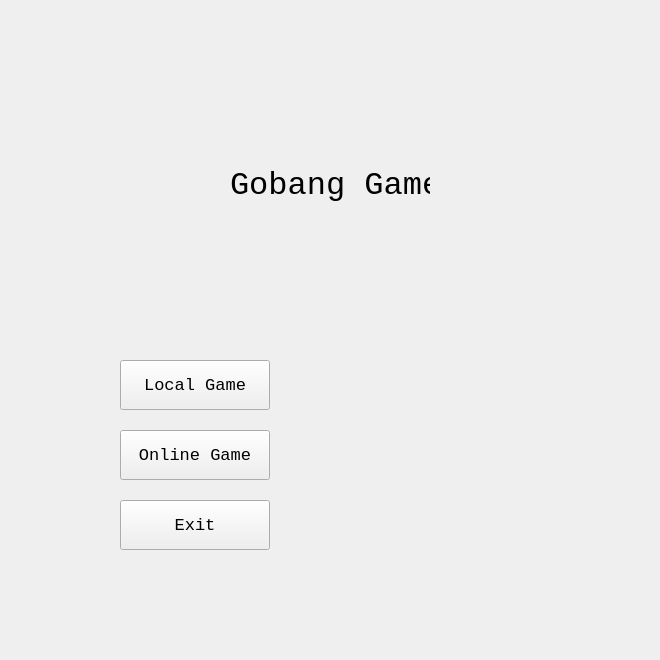
<?xml version="1.0" encoding="UTF-8"?>
<ui version="4.0">
 <class>MainWindow</class>
 <widget class="QMainWindow" name="MainWindow">
  <property name="geometry">
   <rect>
    <x>0</x>
    <y>0</y>
    <width>660</width>
    <height>660</height>
   </rect>
  </property>
  <property name="minimumSize">
   <size>
    <width>660</width>
    <height>660</height>
   </size>
  </property>
  <property name="maximumSize">
   <size>
    <width>660</width>
    <height>660</height>
   </size>
  </property>
  <property name="windowTitle">
   <string>Gobang</string>
  </property>
  <widget class="QWidget" name="centralwidget">
   <widget class="QLabel" name="label">
    <property name="geometry">
     <rect>
      <x>230</x>
      <y>160</y>
      <width>200</width>
      <height>50</height>
     </rect>
    </property>
    <property name="font">
     <font>
      <family>Consolas</family>
      <pointsize>24</pointsize>
     </font>
    </property>
    <property name="text">
     <string>Gobang Game</string>
    </property>
   </widget>
   <widget class="QPushButton" name="pushButton">
    <property name="geometry">
     <rect>
      <x>120</x>
      <y>360</y>
      <width>150</width>
      <height>50</height>
     </rect>
    </property>
    <property name="font">
     <font>
      <family>Consolas</family>
      <pointsize>13</pointsize>
     </font>
    </property>
    <property name="text">
     <string>Local Game</string>
    </property>
   </widget>
   <widget class="QPushButton" name="pushButton_2">
    <property name="geometry">
     <rect>
      <x>120</x>
      <y>430</y>
      <width>150</width>
      <height>50</height>
     </rect>
    </property>
    <property name="font">
     <font>
      <family>Consolas</family>
      <pointsize>13</pointsize>
     </font>
    </property>
    <property name="text">
     <string>Online Game</string>
    </property>
   </widget>
   <widget class="QPushButton" name="pushButton_3">
    <property name="geometry">
     <rect>
      <x>120</x>
      <y>500</y>
      <width>150</width>
      <height>50</height>
     </rect>
    </property>
    <property name="font">
     <font>
      <family>Consolas</family>
      <pointsize>13</pointsize>
     </font>
    </property>
    <property name="text">
     <string>Exit</string>
    </property>
   </widget>
  </widget>
 </widget>
 <resources/>
 <connections>
  <connection>
   <sender>pushButton</sender>
   <signal>clicked()</signal>
   <receiver>MainWindow</receiver>
   <slot>LocalGame()</slot>
   <hints>
    <hint type="sourcelabel">
     <x>192</x>
     <y>374</y>
    </hint>
    <hint type="destinationlabel">
     <x>356</x>
     <y>383</y>
    </hint>
   </hints>
  </connection>
  <connection>
   <sender>pushButton_2</sender>
   <signal>clicked()</signal>
   <receiver>MainWindow</receiver>
   <slot>OnlineGame()</slot>
   <hints>
    <hint type="sourcelabel">
     <x>203</x>
     <y>458</y>
    </hint>
    <hint type="destinationlabel">
     <x>360</x>
     <y>452</y>
    </hint>
   </hints>
  </connection>
  <connection>
   <sender>pushButton_3</sender>
   <signal>clicked(bool)</signal>
   <receiver>MainWindow</receiver>
   <slot>close()</slot>
   <hints>
    <hint type="sourcelabel">
     <x>194</x>
     <y>524</y>
    </hint>
    <hint type="destinationlabel">
     <x>329</x>
     <y>329</y>
    </hint>
   </hints>
  </connection>
 </connections>
 <slots>
  <slot>OnlineGame()</slot>
 </slots>
</ui>
